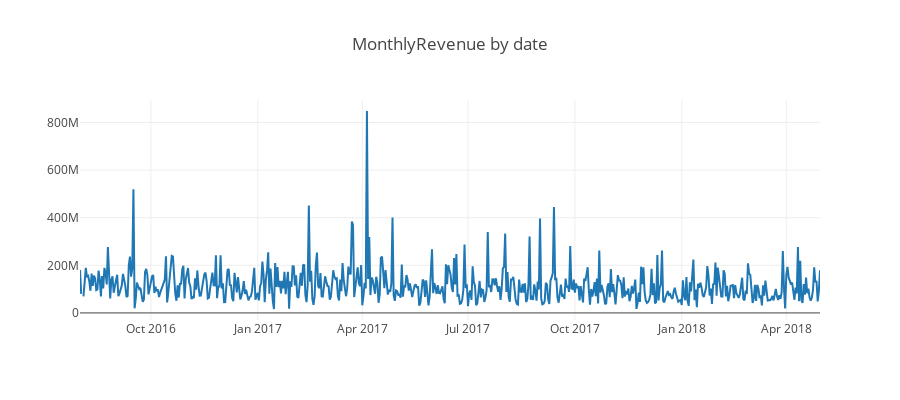

The notebook cell this image was saved under:
### Code cell
tmp = train_df.groupby("date").agg({"totals.transactionRevenue" : "mean"}).reset_index()
tmp = tmp.rename(columns = {"date" : "dateX", "totals.transactionRevenue" : "mean_revenue"})
tr = go.Scatter(mode="lines", x = tmp["dateX"].astype(str), y = tmp["mean_revenue"])
layout = go.Layout(title="MonthlyRevenue by date", height=400)
fig = go.Figure(data = [tr], layout = layout)
iplot(fig)

### Figure 1 — Plotly figure (JSON) as saved in the notebook; plotly's stock layout.template omitted (floating-point values rounded to 4 significant figures; data arrays with more than 128 entries replaced by an {"elided": "..."} marker saying what was removed)
{"data": [{"mode": "lines", "type": "scatter", "uid": "344d644c-50b5-480e-9598-790157255b74", "x": {"elided": "638 str values"}, "y": {"elided": "638 float values"}}], "layout": {"height": 400, "title": {"text": "MonthlyRevenue by date"}}}
